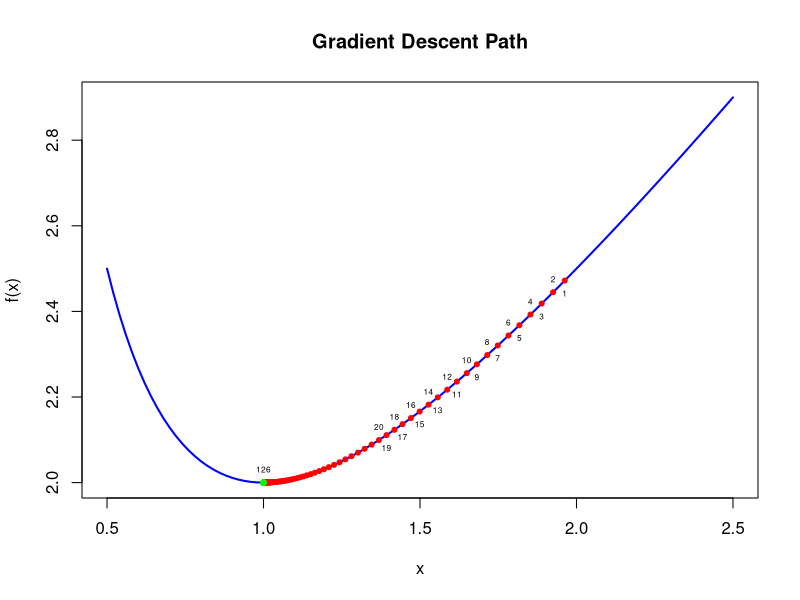

Generate this figure with R:
## ---- chunk 1
knitr::opts_chunk$set(echo = TRUE)
## ---- chunk 2
f <- function(x) {
  y <- ifelse(x > 0, x + 1 / x, Inf)  # handle vectorized input
  return(y)
}
## ---- chunk 3
gradient_descent <- function(f, x0, eta = 0.01, tol = 1e-6, max_iter = 1000, h = 1e-6) {
  x <- x0
  iter <- 0
  path <- numeric(max_iter)

  repeat {
    # numerical derivative via finite differences
    grad <- (f(x + h) - f(x - h)) / (2 * h)
    x_new <- x - eta * grad
    if (x_new <= 0) x_new <- x / 2  # keep x in (0, ∞)

    path[iter + 1] <- x_new
    if (abs(x_new - x) < tol || iter >= max_iter) {
      break
    }
    x <- x_new
    iter <- iter + 1
  }

  list(
    x_min = x_new,
    f_min = f(x_new),
    iterations = iter,
    path = path[1:iter]
  )
}
## ---- chunk 4
result <- gradient_descent(f, x0 = 2, eta = 0.05)

cat("Minimum point:", result$x_min, "\n")
cat("Minimum value:", result$f_min, "\n")
cat("Iterations:", result$iterations, "\n")
## ---- chunk 5
curve(f, from = 0.5, to = 2.5, col = "blue", lwd = 2, ylab = "f(x)", main = "Gradient Descent Path")
points(result$path, f(result$path), col = "red", pch = 20)
points(result$path[length(result$path)], f(result$path)[length(result$path)], col = "green", pch = 20, lwd = 2)
text(result$path[1:20], f(result$path[1:20]), labels = seq_along(result$path[1:20]), pos = c(1,3), cex = 0.5, col = "black")

text(result$path[length(result$path)], f(result$path[length(result$path)]), labels = length(result$path), pos = c(3), cex = 0.5, col = "black")


